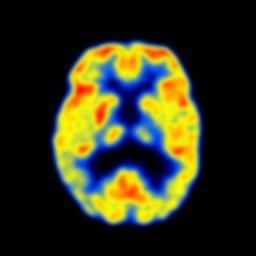
%> input picture 06 practice-myself_codes_notes/02 digital image processing code/04 down_code_from_paper/Jiao Du_web_code/2018 Fusionofanatomicaland/source code/C21.jpg, 256 x 256 px; the run also reads 1 picture not shown here
$ octave test2.m   (GNU Octave 9; MATLAB toolbox functions it lacks are replaced by stand-ins)
%> lines starting %> are read from the running program, lines starting %| are printed output that depends on the picture
%This code can only be used for research purpose only.
%Please cite the following paper if you use it:
%J. Bao, W.S. Li and B. Xiao
%Fusion of anatomical and functional images using parallel saliency features
%Information Sciences, vol. 430-431, pp. 567-576, Mar. 2018.

% % % % % processing for CSF
D1 = double(imread('C21.jpg'));
D2 = double(imread('C22.jpg'));
D3 = double(imread('C23.jpg'));
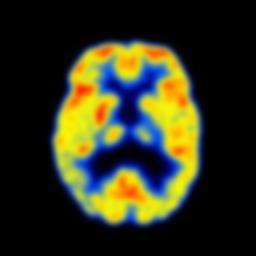
%> input picture 06 practice-myself_codes_notes/02 digital image processing code/04 down_code_from_paper/Jiao Du_web_code/2018 Fusionofanatomicaland/source code/C23.jpg, 256 x 256 px

% % % %using run_saliency on C**.jpg to get the R**.jpg
A = double(imread('R21.jpg'));
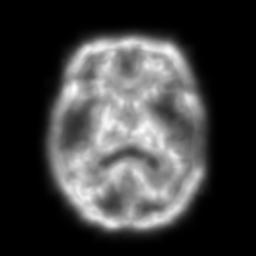
%> input picture 06 practice-myself_codes_notes/02 digital image processing code/04 down_code_from_paper/Jiao Du_web_code/2018 Fusionofanatomicaland/source code/R21.jpg, 256 x 256 px
%> A: size 256x256 double; min 0, max 253, mean 61.9; mean of the top-left, top-right, bottom-left and bottom-right quarters 58.2, 56.6, 66, 66.6
B = double(imread('R22.jpg'));
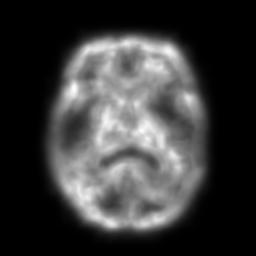
%> input picture 06 practice-myself_codes_notes/02 digital image processing code/04 down_code_from_paper/Jiao Du_web_code/2018 Fusionofanatomicaland/source code/R22.jpg, 256 x 256 px
%> B: size 256x256 double; min 0, max 254, mean 57.6; mean of the top-left, top-right, bottom-left and bottom-right quarters 55.1, 53.9, 61.2, 60.2
C = double(imread('R23.jpg'));
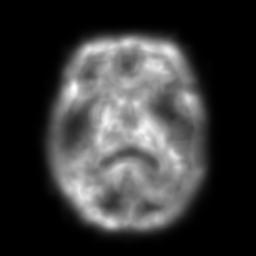
%> input picture 06 practice-myself_codes_notes/02 digital image processing code/04 down_code_from_paper/Jiao Du_web_code/2018 Fusionofanatomicaland/source code/R23.jpg, 256 x 256 px
%> C: size 256x256 double; min 0, max 255, mean 55.6; mean of the top-left, top-right, bottom-left and bottom-right quarters 53, 52.8, 59.4, 57.3
% % % % % % % %

% % % % % % %

%%
[M,N] = size(A);
%> M = 256; N = 256
cp = zeros(M,N,3);
%%
for j=1:N
    for i=1:M

if (A(i,j)>B(i,j)>C(i,j))||(A(i,j)>C(i,j)>B(i,j))||(A(i,j)>B(i,j) && B(i,j)==C(i,j))||(A(i,j)==C(i,j) && A(i,j)>B(i,j))||(A(i,j)==B(i,j) && B(i,j)>C(i,j))||(A(i,j)==C(i,j)&&C(i,j)==B(i,j))
    cp(i,j,1) = D1(i,j,1);
    cp(i,j,2) = D1(i,j,2);
    cp(i,j,3) = D1(i,j,3);
elseif (C(i,j)>A(i,j)>B(i,j))||(C(i,j)>B(i,j)>A(i,j))||(C(i,j)==B(i,j) && C(i,j)>A(i,j))||(C(i,j)==A(i,j) && C(i,j)>B(i,j)) ||(C(i,j)>A(i,j) && A(i,j)==B(i,j))
    cp(i,j,1) = D3(i,j,1);
    cp(i,j,2) = D3(i,j,2);
    cp(i,j,3) = D3(i,j,3);
else
    cp(i,j,1) = D2(i,j,1);
    cp(i,j,2) = D2(i,j,2);
    cp(i,j,3) = D2(i,j,3);
end
    end
end

imwrite(uint8(cp),'CSF.jpg');

% % % % % % % %
% % % image process for ESF
%> (the run ends here)
